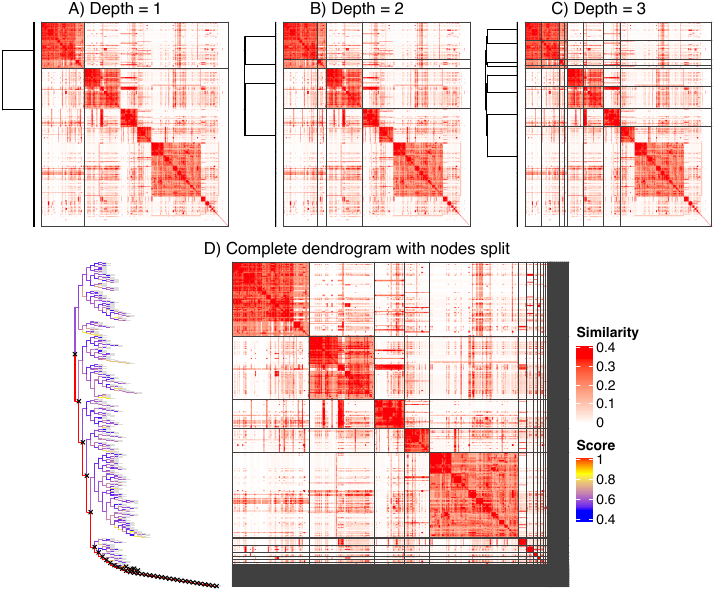

Recreate this plot in R.
setwd("~/manuscript/simplifyEnrichment/figures")

library(simplifyEnrichment)
library(circlize)
library(ComplexHeatmap)
set.seed(888)
go_id = random_GO(500)
mat = GO_similarity(go_id)
col_fun = colorRamp2(c(0, 1), c("white", "red"))
dend = simplifyEnrichment:::cluster_mat(mat)

p1 = grid.grabExpr(plot_binary_cut(mat, dend = dend, depth = 1, dend_width = unit(1, "cm"), show_heatmap_legend = FALSE))
p2 = grid.grabExpr(plot_binary_cut(mat, dend = dend, depth = 2, dend_width = unit(1, "cm"), show_heatmap_legend = FALSE))
p3 = grid.grabExpr(plot_binary_cut(mat, dend = dend, depth = 3, dend_width = unit(1, "cm"), show_heatmap_legend = FALSE))
p4 = grid.grabExpr(plot_binary_cut(mat, dend = dend, dend_width = unit(4, "cm")))

y = 0.6
pdf("figure2.pdf", width = 7.25, height = 6)
pushViewport(viewport(x = 0, y = y, width = unit(1/3, "npc"), height = unit(1-y, "npc") - unit(5, "mm"), just = c("left", "bottom")))
grid.draw(p1)
grid.text("A) Depth = 1", x = 0.5, y = 1, gp = gpar(fontsize = 12), just = "bottom")
popViewport()
pushViewport(viewport(x = 1/3, y = y, width = unit(1/3, "npc"), height = unit(1-y, "npc") - unit(5, "mm"), just = c("left", "bottom")))
grid.draw(p2)
grid.text("B) Depth = 2", x = 1/2, y = 1, gp = gpar(fontsize = 12), just = "bottom")
popViewport()
pushViewport(viewport(x = 2/3, y = y, width = unit(1/3, "npc"), height = unit(1-y, "npc") - unit(5, "mm"), just = c("left", "bottom")))
grid.draw(p3)
grid.text("C) Depth = 3", x = 1/2, y = 1, gp = gpar(fontsize = 12), just = "bottom")
popViewport()

pushViewport(viewport(x = 0.5, y = 0, width = 0.8, height = unit(y, "npc") - unit(5, "mm"), just = c("bottom")))
grid.draw(p4)
grid.text("D) Complete dendrogram with nodes split", x = 1/2, y = 1, gp = gpar(fontsize = 12), just = "bottom")
popViewport()
dev.off()

